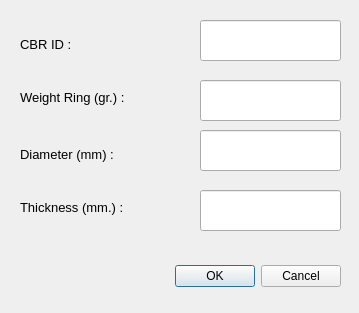
<?xml version="1.0" encoding="UTF-8"?>
<ui version="4.0">
 <class>addCbr</class>
 <widget class="QDialog" name="addCbr">
  <property name="geometry">
   <rect>
    <x>0</x>
    <y>0</y>
    <width>359</width>
    <height>313</height>
   </rect>
  </property>
  <property name="windowTitle">
   <string>Add Cbr</string>
  </property>
  <widget class="QDialogButtonBox" name="buttonBox">
   <property name="geometry">
    <rect>
     <x>20</x>
     <y>260</y>
     <width>321</width>
     <height>32</height>
    </rect>
   </property>
   <property name="orientation">
    <enum>Qt::Horizontal</enum>
   </property>
   <property name="standardButtons">
    <set>QDialogButtonBox::Cancel|QDialogButtonBox::Ok</set>
   </property>
  </widget>
  <widget class="QLineEdit" name="lineEditRingId">
   <property name="geometry">
    <rect>
     <x>200</x>
     <y>20</y>
     <width>141</width>
     <height>41</height>
    </rect>
   </property>
  </widget>
  <widget class="QLineEdit" name="lineEditWeightRing">
   <property name="geometry">
    <rect>
     <x>200</x>
     <y>80</y>
     <width>141</width>
     <height>41</height>
    </rect>
   </property>
  </widget>
  <widget class="QLineEdit" name="lineEditDiameterRing">
   <property name="geometry">
    <rect>
     <x>200</x>
     <y>130</y>
     <width>141</width>
     <height>41</height>
    </rect>
   </property>
  </widget>
  <widget class="QLineEdit" name="lineEditThickRing">
   <property name="geometry">
    <rect>
     <x>200</x>
     <y>190</y>
     <width>141</width>
     <height>41</height>
    </rect>
   </property>
  </widget>
  <widget class="QWidget" name="layoutWidget">
   <property name="geometry">
    <rect>
     <x>20</x>
     <y>130</y>
     <width>181</width>
     <height>101</height>
    </rect>
   </property>
   <layout class="QVBoxLayout" name="verticalLayout_2">
    <item>
     <widget class="QLabel" name="label_3">
      <property name="font">
       <font>
        <pointsize>10</pointsize>
       </font>
      </property>
      <property name="text">
       <string>Diameter (mm) :</string>
      </property>
     </widget>
    </item>
    <item>
     <widget class="QLabel" name="label_4">
      <property name="font">
       <font>
        <pointsize>10</pointsize>
       </font>
      </property>
      <property name="text">
       <string>Thickness (mm.) :</string>
      </property>
     </widget>
    </item>
   </layout>
  </widget>
  <widget class="QWidget" name="layoutWidget">
   <property name="geometry">
    <rect>
     <x>20</x>
     <y>20</y>
     <width>181</width>
     <height>101</height>
    </rect>
   </property>
   <layout class="QVBoxLayout" name="verticalLayout">
    <item>
     <widget class="QLabel" name="label">
      <property name="font">
       <font>
        <pointsize>10</pointsize>
       </font>
      </property>
      <property name="text">
       <string>CBR ID :</string>
      </property>
     </widget>
    </item>
    <item>
     <widget class="QLabel" name="label_2">
      <property name="font">
       <font>
        <pointsize>10</pointsize>
       </font>
      </property>
      <property name="text">
       <string>Weight Ring (gr.) :</string>
      </property>
     </widget>
    </item>
   </layout>
  </widget>
 </widget>
 <resources/>
 <connections>
  <connection>
   <sender>buttonBox</sender>
   <signal>accepted()</signal>
   <receiver>addCbr</receiver>
   <slot>accept()</slot>
   <hints>
    <hint type="sourcelabel">
     <x>248</x>
     <y>254</y>
    </hint>
    <hint type="destinationlabel">
     <x>157</x>
     <y>274</y>
    </hint>
   </hints>
  </connection>
  <connection>
   <sender>buttonBox</sender>
   <signal>rejected()</signal>
   <receiver>addCbr</receiver>
   <slot>reject()</slot>
   <hints>
    <hint type="sourcelabel">
     <x>316</x>
     <y>260</y>
    </hint>
    <hint type="destinationlabel">
     <x>286</x>
     <y>274</y>
    </hint>
   </hints>
  </connection>
 </connections>
</ui>
